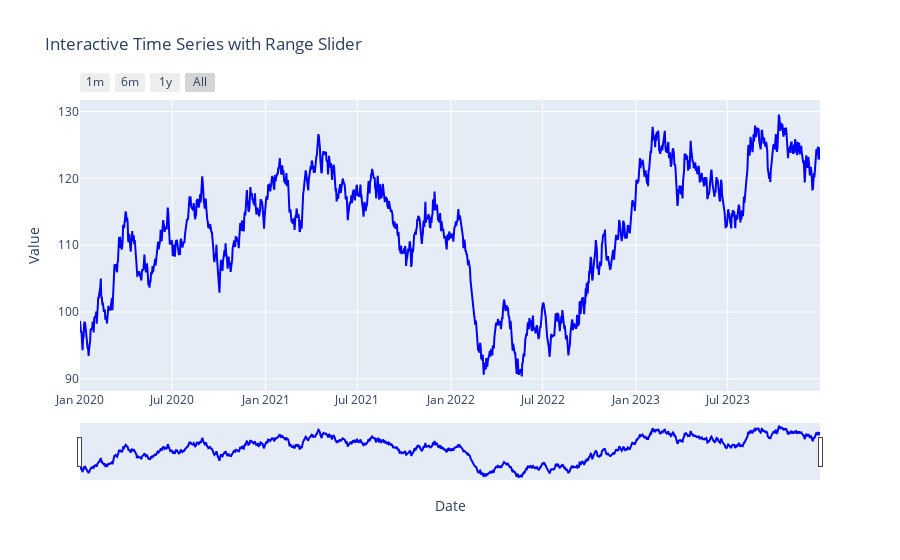

The notebook cell this image was saved under:
### Markdown cell above
# Interactive Time Series with Plotly

### Code cell
import plotly.graph_objects as go

# Create data
dates = pd.date_range(start='2020-01-01', periods=1460, freq='D')
values = np.cumsum(np.random.randn(len(dates))) + 100

# Create interactive plot
fig = go.Figure()

fig.add_trace(go.Scatter(
    x=dates,
    y=values,
    mode='lines',
    name='Value',
    line=dict(color='blue', width=2)
))

# Add range slider
fig.update_xaxes(
    rangeslider_visible=True,
    rangeselector=dict(
        buttons=list([
            dict(count=1, label="1m", step="month", stepmode="backward"),
            dict(count=6, label="6m", step="month", stepmode="backward"),
            dict(count=1, label="1y", step="year", stepmode="backward"),
            dict(step="all", label="All")
        ])
    )
)

fig.update_layout(
    title='Interactive Time Series with Range Slider',
    xaxis_title='Date',
    yaxis_title='Value',
    hovermode='x unified'
)

fig.show()

### Figure 1 — Plotly figure (JSON) as saved in the notebook; plotly's stock layout.template omitted (floating-point values rounded to 4 significant figures; data arrays with more than 128 entries replaced by an {"elided": "..."} marker saying what was removed)
{"data": [{"line": {"color": "blue", "width": 2}, "mode": "lines", "name": "Value", "x": {"elided": "1460 str values"}, "y": {"elided": "1460 float values"}, "type": "scatter"}], "layout": {"xaxis": {"rangeslider": {"visible": true}, "rangeselector": {"buttons": [{"count": 1, "label": "1m", "step": "month", "stepmode": "backward"}, {"count": 6, "label": "6m", "step": "month", "stepmode": "backward"}, {"count": 1, "label": "1y", "step": "year", "stepmode": "backward"}, {"label": "All", "step": "all"}]}, "title": {"text": "Date"}}, "title": {"text": "Interactive Time Series with Range Slider"}, "yaxis": {"title": {"text": "Value"}}, "hovermode": "x unified"}}
